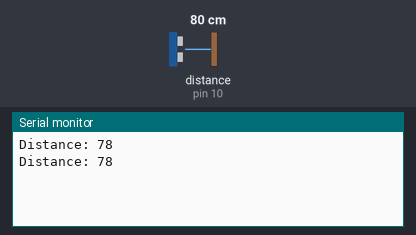
A sketch run on a simulated Arduino Uno, built with avr-gcc and run on an emulated ATmega328P. Parts: the last lines printed to the serial monitor. Wiring (inferred from the names in the program): ultrasonic range finder: trigger pin 9; echo pin 10. The inputs (shaded band) are chosen by the test bench; at power-on: distance to the obstacle (sensor on pin 10) 80 cm. The echo pulse lasts 58.3 µs per cm.

Above: at 1.8 s.
1.9 s: distance to the obstacle (sensor on pin 10) set to 2 cm
At 2.7 s:
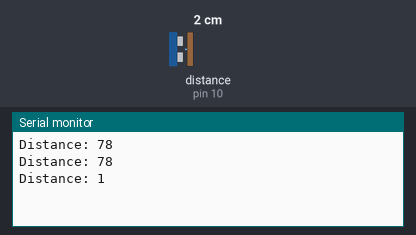
3.4 s: distance to the obstacle (sensor on pin 10) set to 4 cm
At 4.8 s:
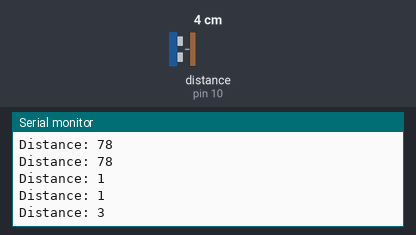
Timing chart, 0 to 6.4 s (numbered marks = the images above; inputs shaded):
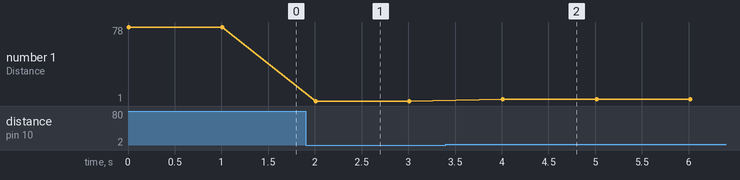

The sketch:

Ping.ino
```cpp
// defines pins numbers
const int trigPin = 9;
const int echoPin = 10;
#include <Servo.h>

// defines variables
long duration;
int distance;
void setup() {
pinMode(trigPin, OUTPUT); // Sets the trigPin as an Output
pinMode(echoPin, INPUT); // Sets the echoPin as an Input
Serial.begin(9600); // Starts the serial communication
}
void loop() {
// Clears the trigPin
digitalWrite(trigPin, LOW);
delayMicroseconds(2);
// Sets the trigPin on HIGH state for 10 micro seconds
digitalWrite(trigPin, HIGH);
delayMicroseconds(10);
digitalWrite(trigPin, LOW);
// Reads the echoPin, returns the sound wave travel time in microseconds
duration = pulseIn(echoPin, HIGH);
// Calculating the distance
distance= duration*0.034/2;
// Prints the distance on the Serial Monitor
Serial.print("Distance: ");
Serial.println(distance);
delay(1000);
}
```

Measured:
- after the input at 1.9 s, the serial monitor: prints a new line after 0.11 s (image 1)
- after the input at 3.4 s, the serial monitor: prints a new line after 0.61 s (image 2)
- plotted number 1: 78 → 1 after the input at 1.9 s, 1 → 3 after the input at 3.4 s
